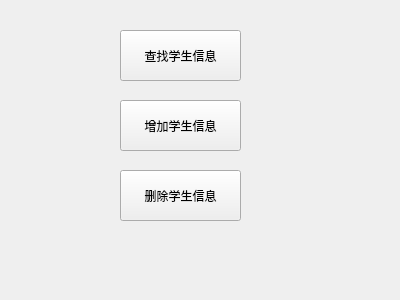
<?xml version="1.0" encoding="UTF-8"?>
<ui version="4.0">
 <class>Dialog1</class>
 <widget class="QDialog" name="Dialog1">
  <property name="geometry">
   <rect>
    <x>0</x>
    <y>0</y>
    <width>400</width>
    <height>300</height>
   </rect>
  </property>
  <property name="windowTitle">
   <string>Dialog</string>
  </property>
  <widget class="QToolButton" name="toolButton">
   <property name="geometry">
    <rect>
     <x>120</x>
     <y>30</y>
     <width>121</width>
     <height>51</height>
    </rect>
   </property>
   <property name="text">
    <string>查找学生信息</string>
   </property>
  </widget>
  <widget class="QToolButton" name="toolButton_2">
   <property name="geometry">
    <rect>
     <x>120</x>
     <y>100</y>
     <width>121</width>
     <height>51</height>
    </rect>
   </property>
   <property name="text">
    <string>增加学生信息</string>
   </property>
  </widget>
  <widget class="QToolButton" name="toolButton_3">
   <property name="geometry">
    <rect>
     <x>120</x>
     <y>170</y>
     <width>121</width>
     <height>51</height>
    </rect>
   </property>
   <property name="text">
    <string>删除学生信息</string>
   </property>
  </widget>
 </widget>
 <resources/>
 <connections/>
</ui>
